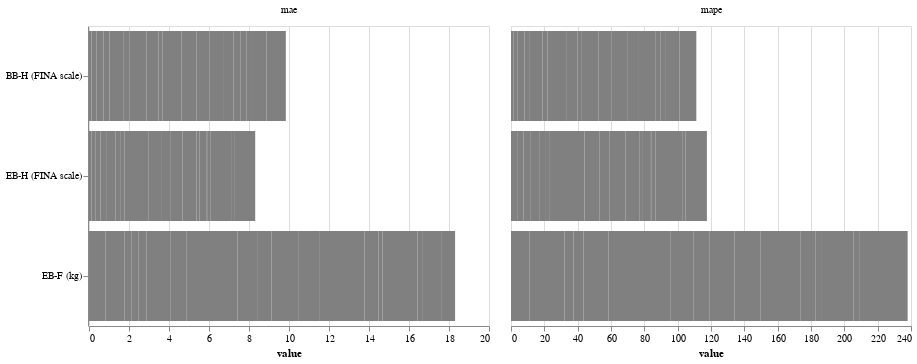

Write notebook code for a chart like this one.
### Code cell
alt.Chart().mark_bar(color="grey").encode(
    alt.X("value"), alt.Y("test", title=None, scale=alt.Scale(domain=test_cols_order))
).facet(
    data=evaluation.replace(test_cols_renamed).melt(id_vars="test"),
    column=alt.Column("variable", title=None),
).resolve_scale(
    x="independent"
)

### Figure 1 — Vega-Lite specification as saved in the notebook (floating-point values rounded to 4 significant figures)
{"$schema": "https://vega.github.io/schema/vega-lite/v2.6.0.json", "config": {"view": {"height": 300, "width": 400}}, "data": {"name": "data-0acd3e8952ebbc3c17f39c227be1dd49"}, "datasets": {"data-0acd3e8952ebbc3c17f39c227be1dd49": [{"test": "BB-H (FINA scale)", "value": 0.1219, "variable": "mae"}, {"test": "BB-H (FINA scale)", "value": 0.243, "variable": "mae"}, {"test": "BB-H (FINA scale)", "value": 0.3591, "variable": "mae"}, {"test": "BB-H (FINA scale)", "value": 0.2964, "variable": "mae"}, {"test": "BB-H (FINA scale)", "value": 0.7194, "variable": "mae"}, {"test": "BB-H (FINA scale)", "value": 0.2766, "variable": "mae"}, {"test": "BB-H (FINA scale)", "value": 0.8664, "variable": "mae"}, {"test": "BB-H (FINA scale)", "value": 0.5843, "variable": "mae"}, {"test": "BB-H (FINA scale)", "value": 0.2129, "variable": "mae"}, {"test": "BB-H (FINA scale)", "value": 0.9365, "variable": "mae"}, {"test": "BB-H (FINA scale)", "value": 0.7643, "variable": "mae"}, {"test": "BB-H (FINA scale)", "value": 0.6461, "variable": "mae"}, {"test": "BB-H (FINA scale)", "value": 0.6757, "variable": "mae"}, {"test": "BB-H (FINA scale)", "value": 0.5145, "variable": "mae"}, {"test": "BB-H (FINA scale)", "value": 0.3678, "variable": "mae"}, {"test": "BB-H (FINA scale)", "value": 0.2984, "variable": "mae"}, {"test": "BB-H (FINA scale)", "value": 0.2651, "variable": "mae"}, {"test": "BB-H (FINA scale)", "value": 0.7262, "variable": "mae"}, {"test": "BB-H (FINA scale)", "value": 0.9667, "variable": "mae"}, {"test": "EB-H (FINA scale)", "value": 0.1305, "variable": "mae"}, {"test": "EB-H (FINA scale)", "value": 0.1841, "variable": "mae"}, {"test": "EB-H (FINA scale)", "value": 0.2583, "variable": "mae"}, {"test": "EB-H (FINA scale)", "value": 0.3216, "variable": "mae"}, {"test": "EB-H (FINA scale)", "value": 0.4365, "variable": "mae"}, {"test": "EB-H (FINA scale)", "value": 0.262, "variable": "mae"}, {"test": "EB-H (FINA scale)", "value": 0.1745, "variable": "mae"}, {"test": "EB-H (FINA scale)", "value": 1.221, "variable": "mae"}, {"test": "EB-H (FINA scale)", "value": 0.6141, "variable": "mae"}, {"test": "EB-H (FINA scale)", "value": 0.4534, "variable": "mae"}, {"test": "EB-H (FINA scale)", "value": 0.6171, "variable": "mae"}, {"test": "EB-H (FINA scale)", "value": 0.6982, "variable": "mae"}, {"test": "EB-H (FINA scale)", "value": 0.1449, "variable": "mae"}, {"test": "EB-H (FINA scale)", "value": 0.3429, "variable": "mae"}, {"test": "EB-H (FINA scale)", "value": 0.04743, "variable": "mae"}, {"test": "EB-H (FINA scale)", "value": 0.1818, "variable": "mae"}, {"test": "EB-H (FINA scale)", "value": 1.057, "variable": "mae"}, {"test": "EB-H (FINA scale)", "value": 0.1078, "variable": "mae"}, {"test": "EB-H (FINA scale)", "value": 1.056, "variable": "mae"}, {"test": "EB-F (kg)", "value": 0.8186, "variable": "mae"}, {"test": "EB-F (kg)", "value": 0.9489, "variable": "mae"}, {"test": "EB-F (kg)", "value": 0.3688, "variable": "mae"}, {"test": "EB-F (kg)", "value": 0.3288, "variable": "mae"}, {"test": "EB-F (kg)", "value": 0.4034, "variable": "mae"}, {"test": "EB-F (kg)", "value": 1.222, "variable": "mae"}, {"test": "EB-F (kg)", "value": 0.7952, "variable": "mae"}, {"test": "EB-F (kg)", "value": 2.542, "variable": "mae"}, {"test": "EB-F (kg)", "value": 0.9767, "variable": "mae"}, {"test": "EB-F (kg)", "value": 0.7218, "variable": "mae"}, {"test": "EB-F (kg)", "value": 1.332, "variable": "mae"}, {"test": "EB-F (kg)", "value": 1.087, "variable": "mae"}, {"test": "EB-F (kg)", "value": 2.234, "variable": "mae"}, {"test": "EB-F (kg)", "value": 0.7028, "variable": "mae"}, {"test": "EB-F (kg)", "value": 0.1916, "variable": "mae"}, {"test": "EB-F (kg)", "value": 1.76, "variable": "mae"}, {"test": "EB-F (kg)", "value": 0.261, "variable": "mae"}, {"test": "EB-F (kg)", "value": 0.9506, "variable": "mae"}, {"test": "EB-F (kg)", "value": 0.6604, "variable": "mae"}, {"test": "BB-H (FINA scale)", "value": 1.355, "variable": "mape"}, {"test": "BB-H (FINA scale)", "value": 2.7, "variable": "mape"}, {"test": "BB-H (FINA scale)", "value": 3.99, "variable": "mape"}, {"test": "BB-H (FINA scale)", "value": 3.293, "variable": "mape"}, {"test": "BB-H (FINA scale)", "value": 7.572, "variable": "mape"}, {"test": "BB-H (FINA scale)", "value": 3.073, "variable": "mape"}, {"test": "BB-H (FINA scale)", "value": 11.55, "variable": "mape"}, {"test": "BB-H (FINA scale)", "value": 6.492, "variable": "mape"}, {"test": "BB-H (FINA scale)", "value": 2.504, "variable": "mape"}, {"test": "BB-H (FINA scale)", "value": 9.858, "variable": "mape"}, {"test": "BB-H (FINA scale)", "value": 8.046, "variable": "mape"}, {"test": "BB-H (FINA scale)", "value": 9.231, "variable": "mape"}, {"test": "BB-H (FINA scale)", "value": 7.113, "variable": "mape"}, {"test": "BB-H (FINA scale)", "value": 5.416, "variable": "mape"}, {"test": "BB-H (FINA scale)", "value": 4.328, "variable": "mape"}, {"test": "BB-H (FINA scale)", "value": 3.316, "variable": "mape"}, {"test": "BB-H (FINA scale)", "value": 3.119, "variable": "mape"}, {"test": "BB-H (FINA scale)", "value": 8.069, "variable": "mape"}, {"test": "BB-H (FINA scale)", "value": 10.18, "variable": "mape"}, {"test": "EB-H (FINA scale)", "value": 1.78, "variable": "mape"}, {"test": "EB-H (FINA scale)", "value": 2.325, "variable": "mape"}, {"test": "EB-H (FINA scale)", "value": 3.369, "variable": "mape"}, {"test": "EB-H (FINA scale)", "value": 4.02, "variable": "mape"}, {"test": "EB-H (FINA scale)", "value": 5.4, "variable": "mape"}, {"test": "EB-H (FINA scale)", "value": 3.532, "variable": "mape"}, {"test": "EB-H (FINA scale)", "value": 2.436, "variable": "mape"}, {"test": "EB-H (FINA scale)", "value": 21.24, "variable": "mape"}, {"test": "EB-H (FINA scale)", "value": 8.879, "variable": "mape"}, {"test": "EB-H (FINA scale)", "value": 6.254, "variable": "mape"}, {"test": "EB-H (FINA scale)", "value": 9.374, "variable": "mape"}, {"test": "EB-H (FINA scale)", "value": 8.638, "variable": "mape"}, {"test": "EB-H (FINA scale)", "value": 1.911, "variable": "mape"}, {"test": "EB-H (FINA scale)", "value": 4.286, "variable": "mape"}, {"test": "EB-H (FINA scale)", "value": 0.6941, "variable": "mape"}, {"test": "EB-H (FINA scale)", "value": 2.48, "variable": "mape"}, {"test": "EB-H (FINA scale)", "value": 16.48, "variable": "mape"}, {"test": "EB-H (FINA scale)", "value": 1.523, "variable": "mape"}, {"test": "EB-H (FINA scale)", "value": 12.93, "variable": "mape"}, {"test": "EB-F (kg)", "value": 11.21, "variable": "mape"}, {"test": "EB-F (kg)", "value": 16.39, "variable": "mape"}, {"test": "EB-F (kg)", "value": 4.521, "variable": "mape"}, {"test": "EB-F (kg)", "value": 5.379, "variable": "mape"}, {"test": "EB-F (kg)", "value": 5.959, "variable": "mape"}, {"test": "EB-F (kg)", "value": 15.12, "variable": "mape"}, {"test": "EB-F (kg)", "value": 10.42, "variable": "mape"}, {"test": "EB-F (kg)", "value": 26.86, "variable": "mape"}, {"test": "EB-F (kg)", "value": 13.79, "variable": "mape"}, {"test": "EB-F (kg)", "value": 9.583, "variable": "mape"}, {"test": "EB-F (kg)", "value": 14.96, "variable": "mape"}, {"test": "EB-F (kg)", "value": 15.38, "variable": "mape"}, {"test": "EB-F (kg)", "value": 23.98, "variable": "mape"}, {"test": "EB-F (kg)", "value": 9.03, "variable": "mape"}, {"test": "EB-F (kg)", "value": 3.442, "variable": "mape"}, {"test": "EB-F (kg)", "value": 19.57, "variable": "mape"}, {"test": "EB-F (kg)", "value": 3.731, "variable": "mape"}, {"test": "EB-F (kg)", "value": 18.09, "variable": "mape"}, {"test": "EB-F (kg)", "value": 10.58, "variable": "mape"}]}, "facet": {"column": {"field": "variable", "title": null, "type": "nominal"}}, "resolve": {"scale": {"x": "independent", "y": "shared"}}, "spec": {"encoding": {"x": {"field": "value", "type": "quantitative"}, "y": {"field": "test", "scale": {"domain": ["BB-H (FINA scale)", "EB-H (FINA scale)", "EB-F (kg)"]}, "title": null, "type": "nominal"}}, "mark": {"color": "grey", "type": "bar"}}}
